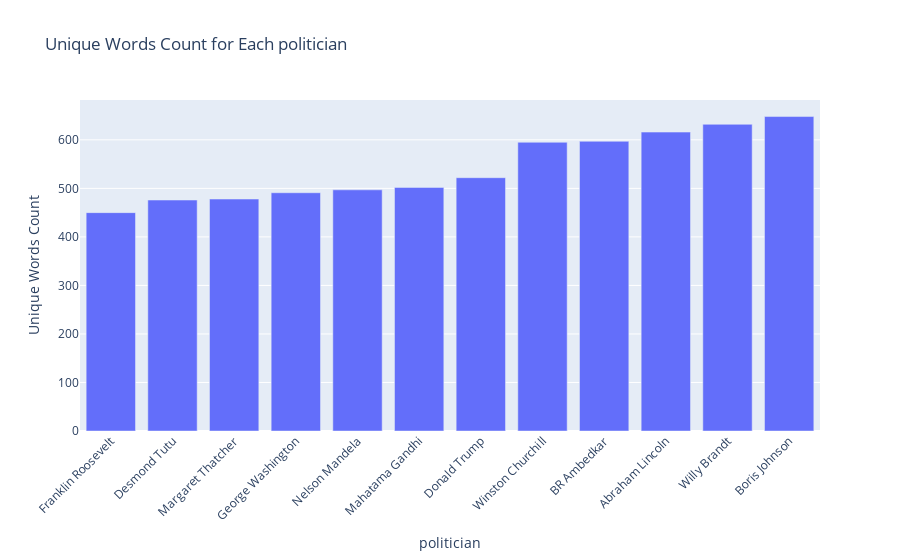

Source (notebook cell):
### Code cell
import plotly.express as px

# Assuming 'data_unique_sort' is the DataFrame containing unique word counts
fig = px.bar(data_unique_sort, x='politician', y='unique_words', title='Unique Words Count for Each politician', labels={'politician': 'politician', 'unique_words': 'Unique Words Count'})

# Add hover data for better interactivity
fig.update_traces(hovertemplate='politician: %{x}<br>Unique Words Count: %{y}')

# Set layout parameters for better appearance
fig.update_layout(xaxis_title='politician', yaxis_title='Unique Words Count', xaxis_tickangle=-45, showlegend=False)

# Show the plot
fig.show()

### Figure 1 — Plotly figure (JSON) as saved in the notebook; plotly's stock layout.template omitted (floating-point values rounded to 4 significant figures)
{"data": [{"alignmentgroup": "True", "hovertemplate": "politician: %{x}<br>Unique Words Count: %{y}", "legendgroup": "", "marker": {"color": "#636efa", "pattern": {"shape": ""}}, "name": "", "offsetgroup": "", "orientation": "v", "showlegend": false, "textposition": "auto", "type": "bar", "x": ["Franklin Roosevelt", "Desmond Tutu", "Margaret Thatcher", "George Washington", "Nelson Mandela", "Mahatama Gandhi", "Donald Trump", "Winston Churchill", "BR Ambedkar", "Abraham Lincoln", "Willy Brandt", "Boris Johnson"], "xaxis": "x", "y": [450, 476, 478, 491, 497, 502, 522, 595, 597, 616, 632, 648], "yaxis": "y"}], "layout": {"barmode": "relative", "legend": {"tracegroupgap": 0}, "showlegend": false, "title": {"text": "Unique Words Count for Each politician"}, "xaxis": {"anchor": "y", "domain": [0, 1], "tickangle": -45, "title": {"text": "politician"}}, "yaxis": {"anchor": "x", "domain": [0, 1], "title": {"text": "Unique Words Count"}}}}
